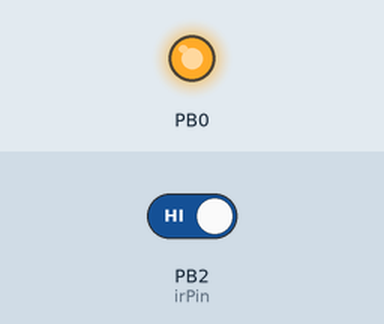
Recording of a sketch running on a simulated ATtiny85, built with avr-gcc and run on an emulated ATtiny85. Shown: output pins drawn as LEDs (lit = HIGH). The inputs (shaded band) are chosen by the test bench; at power-on: PB2 (irPin) HIGH.

Above: at 0.1 s.
At 1.1 s:
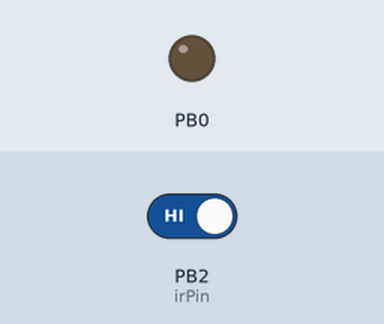
Timing chart, 0 to 2.6 s (numbered marks = the images above):
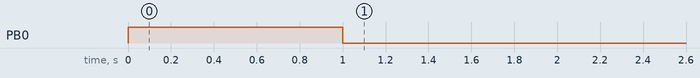

The sketch:

Infrared.ino
```cpp
int irPin=2;

void setup()
{
 pinMode(irPin,INPUT);
 pinMode(0,OUTPUT);
 //Serial.begin(9600);
 digitalWrite(0,HIGH);
     //Serial.println("You pressed a button");
     delay(1000);
     digitalWrite(0,LOW);
}

void loop()
{

  if(pulseIn(irPin,LOW))
  {
     //button pressed
     delay(100);
     digitalWrite(0,HIGH);
     //Serial.println("You pressed a button");
     delay(1000);
     digitalWrite(0,LOW);
  }

}
```
